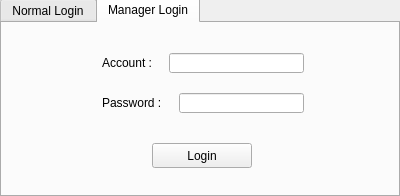
<?xml version="1.0" encoding="UTF-8"?>
<ui version="4.0">
 <class>LoginWindowUi</class>
 <widget class="QWidget" name="LoginWindowUi">
  <property name="geometry">
   <rect>
    <x>0</x>
    <y>0</y>
    <width>400</width>
    <height>196</height>
   </rect>
  </property>
  <property name="windowTitle">
   <string>Login</string>
  </property>
  <widget class="QTabWidget" name="tabWidget">
   <property name="geometry">
    <rect>
     <x>0</x>
     <y>-3</y>
     <width>400</width>
     <height>200</height>
    </rect>
   </property>
   <property name="currentIndex">
    <number>1</number>
   </property>
   <widget class="QWidget" name="tab">
    <attribute name="title">
     <string>Normal Login</string>
    </attribute>
    <widget class="QPushButton" name="pushButton_normal">
     <property name="geometry">
      <rect>
       <x>150</x>
       <y>120</y>
       <width>100</width>
       <height>25</height>
      </rect>
     </property>
     <property name="text">
      <string>Login</string>
     </property>
    </widget>
    <widget class="QLabel" name="label_4">
     <property name="geometry">
      <rect>
       <x>100</x>
       <y>30</y>
       <width>60</width>
       <height>20</height>
      </rect>
     </property>
     <property name="text">
      <string>College :</string>
     </property>
    </widget>
    <widget class="QLineEdit" name="lineEdit_college">
     <property name="geometry">
      <rect>
       <x>163</x>
       <y>30</y>
       <width>140</width>
       <height>20</height>
      </rect>
     </property>
    </widget>
    <widget class="QLabel" name="label">
     <property name="geometry">
      <rect>
       <x>100</x>
       <y>70</y>
       <width>85</width>
       <height>20</height>
      </rect>
     </property>
     <property name="text">
      <string>Invite Code :</string>
     </property>
    </widget>
    <widget class="QLineEdit" name="lineEdit_code">
     <property name="geometry">
      <rect>
       <x>188</x>
       <y>70</y>
       <width>115</width>
       <height>20</height>
      </rect>
     </property>
    </widget>
   </widget>
   <widget class="QWidget" name="tab_2">
    <attribute name="title">
     <string>Manager Login</string>
    </attribute>
    <widget class="QPushButton" name="pushButton_manager">
     <property name="geometry">
      <rect>
       <x>150</x>
       <y>120</y>
       <width>100</width>
       <height>25</height>
      </rect>
     </property>
     <property name="text">
      <string>Login</string>
     </property>
    </widget>
    <widget class="QLabel" name="label_2">
     <property name="geometry">
      <rect>
       <x>100</x>
       <y>30</y>
       <width>65</width>
       <height>20</height>
      </rect>
     </property>
     <property name="text">
      <string>Account :</string>
     </property>
    </widget>
    <widget class="QLineEdit" name="lineEdit_account">
     <property name="geometry">
      <rect>
       <x>167</x>
       <y>30</y>
       <width>135</width>
       <height>20</height>
      </rect>
     </property>
    </widget>
    <widget class="QLineEdit" name="lineEdit_password">
     <property name="geometry">
      <rect>
       <x>177</x>
       <y>70</y>
       <width>125</width>
       <height>20</height>
      </rect>
     </property>
    </widget>
    <widget class="QLabel" name="label_3">
     <property name="geometry">
      <rect>
       <x>100</x>
       <y>70</y>
       <width>75</width>
       <height>20</height>
      </rect>
     </property>
     <property name="text">
      <string>Password :</string>
     </property>
    </widget>
   </widget>
  </widget>
 </widget>
 <resources/>
 <connections/>
</ui>
